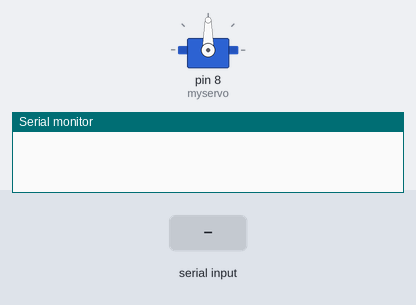
Bench run of a sketch on a simulated Arduino Uno, built with avr-gcc and run on an emulated ATmega328P. Shown: servo, the last lines printed to the serial monitor. The inputs (shaded band) are chosen by the test bench.

Above: at 1.2 s.
1.3 s: "30,150\n" received over Serial
At 2.1 s:
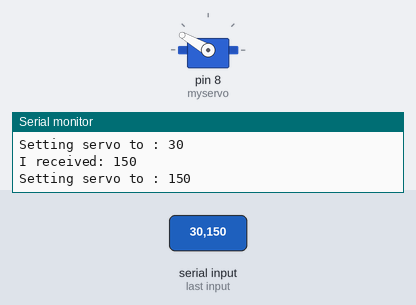
At 3.5 s:
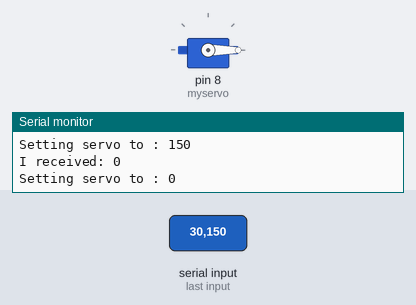
3.8 s: "90,45\n" received over Serial
At 4.6 s:
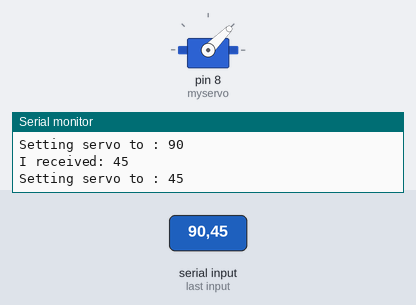
Timing chart, 0 to 6.8 s (numbered marks = the images above; inputs shaded):
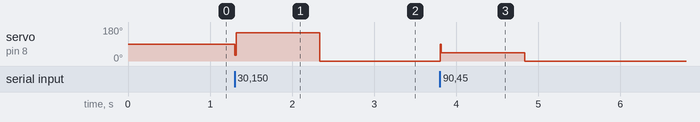

The sketch:

ServoSerial.ino
```cpp
// Controlling a servo position using a potentiometer (variable resistor)
// by Michal Rinott <http://people.interaction-ivrea.it/m.rinott>

#include <Servo.h>

Servo myservo;  // create servo object to control a servo
int incomingInt;
int potpin = 0;  // analog pin used to connect the potentiometer

void setup()
{
  myservo.attach(8);  // attaches the servo on pin 5 to the servo object
  Serial.begin(9600); // some servos doesn't work without Serial
}

void loop()
{
  if(Serial.available() > 0)
  {
    // read the incoming byte:
    incomingInt = Serial.parseInt();

    // say what you got:
    Serial.print("I received: ");
    Serial.println(incomingInt, DEC);
    if(incomingInt > 179 || incomingInt <0)
      Serial.println("Error : value received incorrect");
    else {
      Serial.print("Setting servo to : ");
      Serial.println(incomingInt, DEC);
      myservo.write(incomingInt);                  // sets the servo position according to the scaled value
      delay(15);
    }
  }  // waits for the servo to get there
}
```

Measured:
- after the input at 1.3 s, servo on pin 8 (myservo): 90° → 150° at once, → 0° 1.0 s later
- after the input at 3.8 s, servo on pin 8 (myservo): 0° → 45° at once, → 0° 1.0 s later
